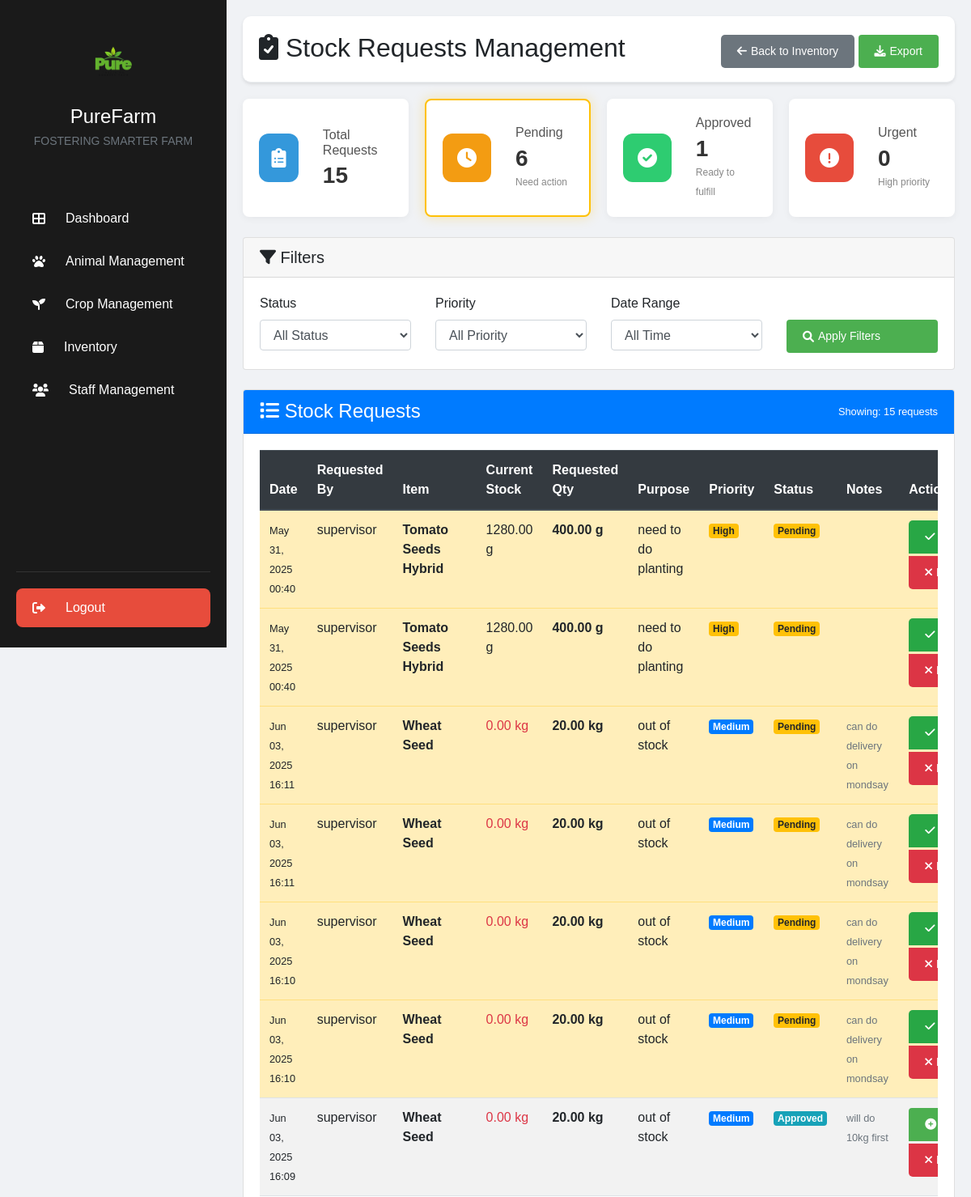
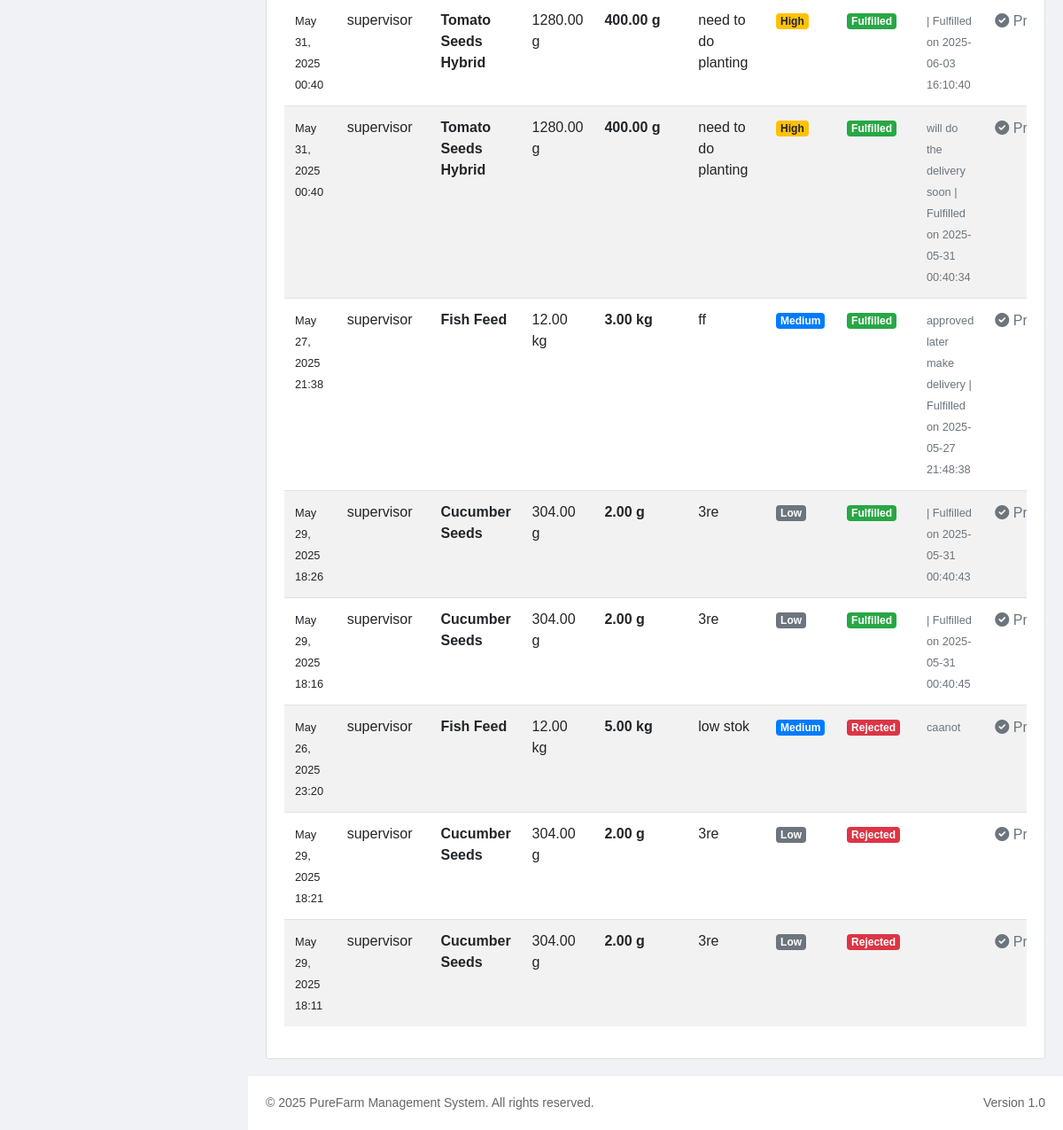
The page /stock_requests.php (signed in) on the database its author committed (2 pictures, top to bottom).
### tables this page shows
CREATE TABLE `stock_requests` (
  `id` int(11) NOT NULL,
  `item_id` int(11) NOT NULL,
  `requested_by` int(11) NOT NULL,
  `requested_quantity` decimal(10,2) NOT NULL,
  `purpose` varchar(255) NOT NULL,
  `priority` enum('low','medium','high','urgent') DEFAULT 'medium',
  `status` enum('pending','approved','rejected','fulfilled') DEFAULT 'pending',
  `notes` text DEFAULT NULL,
  `admin_notes` text DEFAULT NULL,
  `requested_date` datetime NOT NULL,
  `approved_date` datetime DEFAULT NULL,
  `approved_by` int(11) DEFAULT NULL
);

CREATE TABLE `users` (
  `id` int(11) NOT NULL,
  `username` varchar(50) NOT NULL,
  `password` varchar(255) NOT NULL,
  `role` varchar(20) NOT NULL,
  `created_at` timestamp NOT NULL DEFAULT current_timestamp()
);

CREATE TABLE `inventory_items` (
  `id` int(11) NOT NULL,
  `item_name` varchar(100) NOT NULL,
  `sku` varchar(50) NOT NULL,
  `category_id` int(11) DEFAULT NULL,
  `description` text DEFAULT NULL,
  `unit_of_measure` varchar(20) NOT NULL,
  `current_quantity` decimal(10,2) NOT NULL DEFAULT 0.00,
  `reorder_level` decimal(10,2) NOT NULL DEFAULT 0.00,
  `maximum_level` decimal(10,2) DEFAULT NULL,
  `unit_cost` decimal(10,2) NOT NULL DEFAULT 0.00,
  `expiry_date` date DEFAULT NULL,
  `batch_number` varchar(50) DEFAULT NULL,
  `supplier_id` int(11) DEFAULT NULL,
  `status` enum('active','inactive') NOT NULL DEFAULT 'active',
  `created_at` timestamp NOT NULL DEFAULT current_timestamp(),
  `updated_at` timestamp NULL DEFAULT NULL ON UPDATE current_timestamp(),
  `is_active` tinyint(1) NOT NULL DEFAULT 1,
  `batch_tracking_enabled` tinyint(1) DEFAULT 0,
  `last_updated` datetime DEFAULT NULL
);

### stock_requests.php (the view, shortened to what this page needs)
<?php
require_once 'includes/db.php';
$statusFilter = isset($_GET['status']) ? $_GET['status'] : 'all';
$priorityFilter = isset($_GET['priority']) ? $_GET['priority'] : 'all';
$dateFilter = isset($_GET['date']) ? $_GET['date'] : 'all';
$params = [];
$whereClause = '';
$stockRequests = [];
try {
    $stmt = $pdo->query("SHOW TABLES LIKE 'stock_requests'");
    if ($stmt->rowCount() > 0) {
        $sql = "
            SELECT sr.*, i.item_name, i.unit_of_measure, i.current_quantity,
                   u.username as requested_by_name
            FROM stock_requests sr
            JOIN inventory_items i ON sr.item_id = i.id
            LEFT JOIN users u ON sr.requested_by = u.id
            $whereClause
            ORDER BY
                CASE sr.status
                    WHEN 'pending' THEN 1
                    WHEN 'approved' THEN 2
                    WHEN 'fulfilled' THEN 3
                    WHEN 'rejected' THEN 4
                END,
                sr.priority = 'urgent' DESC,
                sr.priority = 'high' DESC,
                sr.priority = 'medium' DESC,
                sr.requested_date DESC
        ";
        $stmt = $pdo->prepare($sql);
        $stmt->execute($params);
        $stockRequests = $stmt->fetchAll(PDO::FETCH_ASSOC);
    }
} catch(PDOException $e) {
    error_log("Error fetching stock requests: " . $e->getMessage());
}
$totalRequests = count($stockRequests);
$pendingCount = count(array_filter($stockRequests, function($r) { return $r['status'] === 'pending'; }));
$approvedCount = count(array_filter($stockRequests, function($r) { return $r['status'] === 'approved'; }));
$urgentCount = count(array_filter($stockRequests, function($r) { return $r['priority'] === 'urgent'; }));
include 'includes/header.php';
?>
<div class="main-content">
    <div class="page-header">
        <h2><i class="fas fa-clipboard-check"></i> Stock Requests Management</h2>
        <div class="action-buttons">
            <button class="btn btn-secondary" onclick="location.href='inventory.php'">
                <i class="fas fa-arrow-left"></i> Back to Inventory
            </button>
            <button class="btn btn-primary" onclick="exportRequests()">
                <i class="fas fa-download"></i> Export
            </button>
        </div>
    </div>
    <div class="summary-grid">
        <div class="summary-card">
            <div class="summary-icon bg-blue">
                <i class="fas fa-clipboard-list"></i>
            </div>
            <div class="summary-details">
                <h3>Total Requests</h3>
                <p class="summary-count"><?php echo $totalRequests; ?></p>
            </div>
        </div>
        <div class="summary-card <?php echo $pendingCount > 0 ? 'summary-card-highlight' : ''; ?>">
            <div class="summary-icon bg-orange">
                <i class="fas fa-clock"></i>
            </div>
            <div class="summary-details">
                <h3>Pending</h3>
                <p class="summary-count"><?php echo $pendingCount; ?></p>
                <span class="summary-subtitle">Need action</span>
            </div>
        </div>
        <div class="summary-card">
            <div class="summary-icon bg-green">
                <i class="fas fa-check-circle"></i>
            </div>
            <div class="summary-details">
                <h3>Approved</h3>
                <p class="summary-count"><?php echo $approvedCount; ?></p>
                <span class="summary-subtitle">Ready to fulfill</span>
            </div>
        </div>
        <div class="summary-card <?php echo $urgentCount > 0 ? 'summary-card-urgent' : ''; ?>">
            <div class="summary-icon bg-red">
                <i class="fas fa-exclamation-circle"></i>
            </div>
            <div class="summary-details">
                <h3>Urgent</h3>
                <p class="summary-count"><?php echo $urgentCount; ?></p>
                <span class="summary-subtitle">High priority</span>
            </div>
        </div>
    </div>
    <div class="filters-section mb-4">
        <div class="card">
            <div class="card-header">
                <h5 class="mb-0"><i class="fas fa-filter"></i> Filters</h5>
            </div>
            <div class="card-body">
                <form method="GET" class="row">
                    <div class="col-md-3">
                        <label for="status">Status</label>
                        <select name="status" id="status" class="form-control">
                            <option value="all" <?php echo $statusFilter === 'all' ? 'selected' : ''; ?>>All Status</option>
                        </select>
                    </div>
                    <div class="col-md-3">
                        <label for="priority">Priority</label>
                        <select name="priority" id="priority" class="form-control">
                            <option value="all" <?php echo $priorityFilter === 'all' ? 'selected' : ''; ?>>All Priority</option>
                        </select>
                    </div>
                    <div class="col-md-3">
                        <label for="date">Date Range</label>
                        <select name="date" id="date" class="form-control">
                            <option value="all" <?php echo $dateFilter === 'all' ? 'selected' : ''; ?>>All Time</option>
                        </select>
                    </div>
                    <div class="col-md-3">
                        <label>&nbsp;</label>
                        <div>
                            <button type="submit" class="btn btn-primary btn-block">
                                <i class="fas fa-search"></i> Apply Filters
                            </button>
                        </div>
                    </div>
                </form>
            </div>
        </div>
    </div>
    <div class="card">
        <div class="card-header bg-primary text-white d-flex justify-content-between align-items-center">
            <h4 class="mb-0"><i class="fas fa-list"></i> Stock Requests</h4>
            <small>Showing: <?php echo count($stockRequests); ?> requests</small>
        </div>
        <div class="card-body">
            <?php if (count($stockRequests) > 0): ?>
                <div class="table-responsive">
                    <table class="table table-striped table-hover" id="requestsTable">
                        <thead class="thead-dark">
                            <tr>
                                <th>Date</th>
                                <th>Requested By</th>
                                <th>Item</th>
                                <th>Current Stock</th>
                                <th>Requested Qty</th>
                                <th>Purpose</th>
                                <th>Priority</th>
                                <th>Status</th>
                                <th>Notes</th>
                                <th>Actions</th>
                            </tr>
                        </thead>
                        <tbody>
                            <?php foreach ($stockRequests as $request): ?>
                                <tr class="<?php echo ($request['status'] === 'pending') ? 'table-warning' : ''; ?> <?php echo ($request['priority'] === 'urgent') ? 'table-urgent' : ''; ?>">
                                    <td>
                                        <small><?php echo date('M d, Y H:i', strtotime($request['requested_date'])); ?></small>
                                    </td>
                                    <td><?php echo htmlspecialchars($request['requested_by_name'] ?? 'Unknown'); ?></td>
                                    <td>
                                        <strong><?php echo htmlspecialchars($request['item_name']); ?></strong>
                                    </td>
                                    <td>
                                        <span class="<?php echo ($request['current_quantity'] <= 0) ? 'text-danger' : ''; ?>">
                                            <?php echo $request['current_quantity']; ?> <?php echo $request['unit_of_measure']; ?>
                                        </span>
                                    </td>
                                    <td>
                                        <strong><?php echo $request['requested_quantity']; ?> <?php echo $request['unit_of_measure']; ?></strong>
                                    </td>
                                    <td><?php echo htmlspecialchars($request['purpose']); ?></td>
                                    <td>
                                        <span class="badge
                                            <?php
                                                switch($request['priority']) {
                                                    case 'low': echo 'badge-secondary'; break;
                                                    case 'medium': echo 'badge-primary'; break;
                                                    case 'high': echo 'badge-warning'; break;
                                                }
                                            ?>">
                                            <?php echo ucfirst($request['priority']); ?>
                                        </span>
                                    </td>
                                    <td>
                                        <span class="badge
                                            <?php
                                                switch($request['status']) {
                                                    case 'pending': echo 'badge-warning'; break;
                                                    case 'approved': echo 'badge-info'; break;
                                                    case 'fulfilled': echo 'badge-success'; break;
                                                    case 'rejected': echo 'badge-danger'; break;
                                                }
                                            ?>">
                                            <?php echo ucfirst($request['status']); ?>
                                        </span>
                                    </td>
                                    <td>
                                        <small class="text-muted">
                                            <?php echo htmlspecialchars($request['admin_notes'] ?? $request['notes'] ?? 'N/A'); ?>
                                        </small>
                                    </td>
                                    <td>
                                        <div class="btn-group-vertical">
                                            <?php if ($request['status'] === 'pending'): ?>
                                                <button class="btn btn-sm btn-success mb-1" title="Approve Request"
                                                        onclick="processRequest(<?php echo $request['id']; ?>, 'approve', '<?php echo addslashes(htmlspecialchars($request['item_name'])); ?>', '<?php echo $request['requested_quantity']; ?>', '<?php echo $request['unit_of_measure']; ?>')">
                                                    <i class="fas fa-check"></i> Approve
                                                </button>
                                                <button class="btn btn-sm btn-danger" title="Reject Request"
                                                        onclick="processRequest(<?php echo $request['id']; ?>, 'reject', '<?php echo addslashes(htmlspecialchars($request['item_name'])); ?>', '<?php echo $request['requested_quantity']; ?>', '<?php echo $request['unit_of_measure']; ?>')">
                                                    <i class="fas fa-times"></i> Reject
                                                </button>
                                            <?php elseif ($request['status'] === 'approved'): ?>
                                                <button class="btn btn-sm btn-primary mb-1" title="Fulfill Request (Add Stock)"
                                                        onclick="processRequest(<?php echo $request['id']; ?>, 'fulfill', '<?php echo addslashes(htmlspecialchars($request['item_name'])); ?>', '<?php echo $request['requested_quantity']; ?>', '<?php echo $request['unit_of_measure']; ?>')">
                                                    <i class="fas fa-plus-circle"></i> Fulfill
                                                </button>
                                                <button class="btn btn-sm btn-danger" title="Reject Request"
                                                        onclick="processRequest(<?php echo $request['id']; ?>, 'reject', '<?php echo addslashes(htmlspecialchars($request['item_name'])); ?>', '<?php echo $request['requested_quantity']; ?>', '<?php echo $request['unit_of_measure']; ?>')">
                                                    <i class="fas fa-times"></i> Reject
                                                </button>
                                            <?php else: ?>
                                                <span class="text-muted">
                                                    <i class="fas fa-check-circle"></i> Processed
                                                </span>
                                            <?php endif; ?>
                                        </div>
                                    </td>
                                </tr>
                            <?php endforeach; ?>
                        </tbody>
                    </table>
                </div>
            <?php endif; ?>
        </div>
    </div>
</div>
<?php include 'includes/footer.php'; ?>

### rows shown on the page
stock_requests: requested_date "May 31, 2025 00:40", requested_by.username "supervisor", item.item_name "Tomato Seeds Hybrid", item.current_quantity "1280.00", item.unit_of_measure "g", requested_quantity "400.00", purpose "need to do planting", priority "High", status "Pending"
stock_requests: requested_date "May 31, 2025 00:40", requested_by.username "supervisor", item.item_name "Tomato Seeds Hybrid", item.current_quantity "1280.00", item.unit_of_measure "g", requested_quantity "400.00", purpose "need to do planting", priority "High", status "Pending"
stock_requests: requested_date "Jun 03, 2025 16:11", requested_by.username "supervisor", item.item_name "Wheat Seed", item.current_quantity "0.00", item.unit_of_measure "kg", requested_quantity "20.00", purpose "out of stock", priority "Medium", status "Pending", notes "can do delivery on mondsay"
stock_requests: requested_date "Jun 03, 2025 16:11", requested_by.username "supervisor", item.item_name "Wheat Seed", item.current_quantity "0.00", item.unit_of_measure "kg", requested_quantity "20.00", purpose "out of stock", priority "Medium", status "Pending", notes "can do delivery on mondsay"
stock_requests: requested_date "Jun 03, 2025 16:10", requested_by.username "supervisor", item.item_name "Wheat Seed", item.current_quantity "0.00", item.unit_of_measure "kg", requested_quantity "20.00", purpose "out of stock", priority "Medium", status "Pending", notes "can do delivery on mondsay"
stock_requests: requested_date "Jun 03, 2025 16:10", requested_by.username "supervisor", item.item_name "Wheat Seed", item.current_quantity "0.00", item.unit_of_measure "kg", requested_quantity "20.00", purpose "out of stock", priority "Medium", status "Pending", notes "can do delivery on mondsay"
stock_requests: requested_date "Jun 03, 2025 16:09", requested_by.username "supervisor", item.item_name "Wheat Seed", item.current_quantity "0.00", item.unit_of_measure "kg", requested_quantity "20.00", purpose "out of stock", priority "Medium", status "Approved", admin_notes "will do 10kg first"
stock_requests: requested_date "May 31, 2025 00:40", requested_by.username "supervisor", item.item_name "Tomato Seeds Hybrid", item.current_quantity "1280.00", item.unit_of_measure "g", requested_quantity "400.00", purpose "need to do planting", priority "High", status "Fulfilled", admin_notes "| Fulfilled on 2025-06-03 16:10:40", shows "Processed"
stock_requests: requested_date "May 31, 2025 00:40", requested_by.username "supervisor", item.item_name "Tomato Seeds Hybrid", item.current_quantity "1280.00", item.unit_of_measure "g", requested_quantity "400.00", purpose "need to do planting", priority "High", status "Fulfilled", admin_notes "will do the delivery soon | Fulfilled on 2025-05-31 00:40:34", shows "Processed"
stock_requests: requested_date "May 27, 2025 21:38", requested_by.username "supervisor", item.item_name "Fish Feed", item.current_quantity "12.00", item.unit_of_measure "kg", requested_quantity "3.00", purpose "ff", priority "Medium", status "Fulfilled", admin_notes "approved later make delivery | Fulfilled on 2025-05-27 21:48:38", shows "Processed"
stock_requests: requested_date "May 29, 2025 18:26", requested_by.username "supervisor", item.item_name "Cucumber Seeds", item.current_quantity "304.00", item.unit_of_measure "g", requested_quantity "2.00", purpose "3re", priority "Low", status "Fulfilled", admin_notes "| Fulfilled on 2025-05-31 00:40:43", shows "Processed"
stock_requests: requested_date "May 29, 2025 18:16", requested_by.username "supervisor", item.item_name "Cucumber Seeds", item.current_quantity "304.00", item.unit_of_measure "g", requested_quantity "2.00", purpose "3re", priority "Low", status "Fulfilled", admin_notes "| Fulfilled on 2025-05-31 00:40:45", shows "Processed"
stock_requests: requested_date "May 26, 2025 23:20", requested_by.username "supervisor", item.item_name "Fish Feed", item.current_quantity "12.00", item.unit_of_measure "kg", requested_quantity "5.00", purpose "low stok", priority "Medium", status "Rejected", admin_notes "caanot", shows "Processed"
stock_requests: requested_date "May 29, 2025 18:21", requested_by.username "supervisor", item.item_name "Cucumber Seeds", item.current_quantity "304.00", item.unit_of_measure "g", requested_quantity "2.00", purpose "3re", priority "Low", status "Rejected", shows "Processed"
stock_requests: requested_date "May 29, 2025 18:11", requested_by.username "supervisor", item.item_name "Cucumber Seeds", item.current_quantity "304.00", item.unit_of_measure "g", requested_quantity "2.00", purpose "3re", priority "Low", status "Rejected", shows "Processed"

### other values the page prints
$totalRequests "15"
$pendingCount "6"
$approvedCount "1"
$urgentCount "0"
count($stockRequests) "15"
